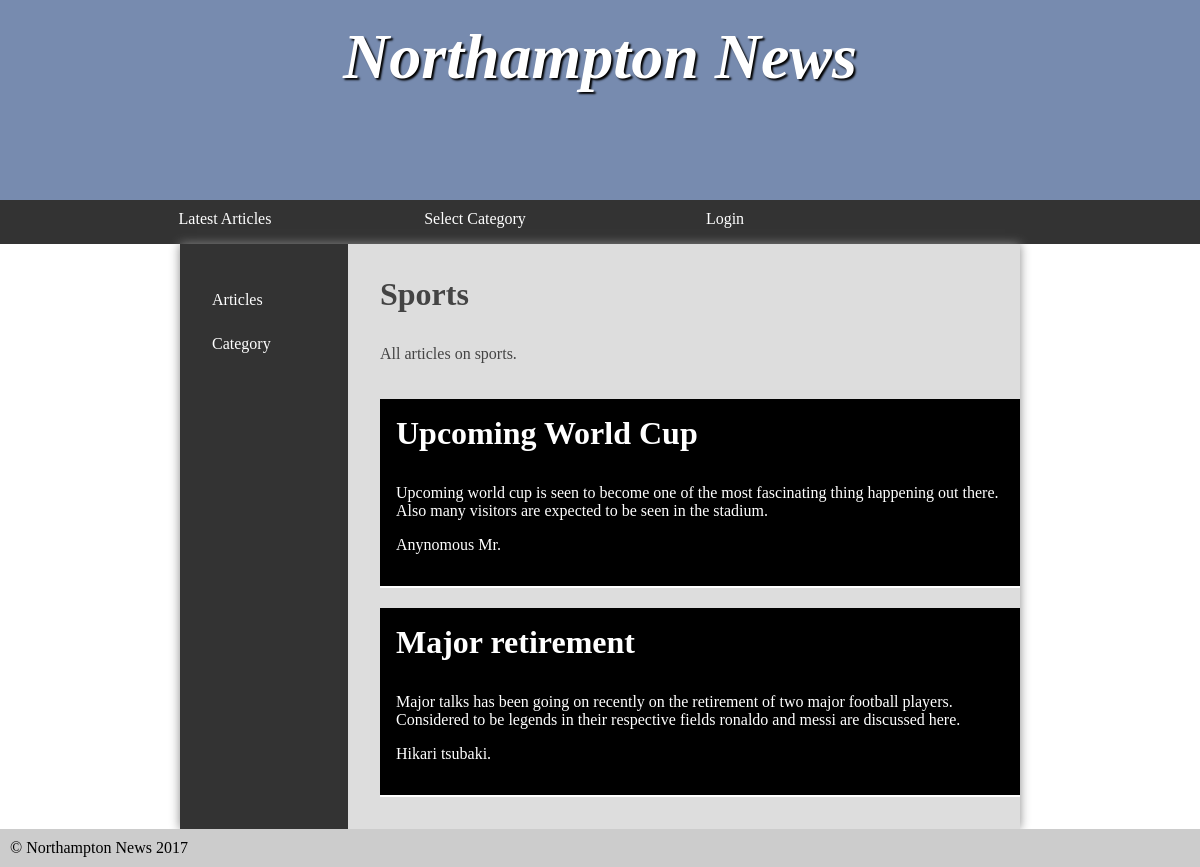
Screenshot of /categoryPage.php?catId=1 with the database file from the repository.
### tables this page shows
CREATE TABLE category(category_id int NOT NULL AUTO_INCREMENT,name VARCHAR(30),description VARCHAR(200),PRIMARY KEY (category_id));

CREATE TABLE article(article_id int NOT NULL AUTO_INCREMENT,title VARCHAR(100),publishDate DATE,latest_edit_date DATE,
author VARCHAR(20),categoryId int,content VARCHAR(5000),PRIMARY KEY (article_id),
FOREIGN KEY (categoryId) REFERENCES category(category_id));

### src/insertInto.php (called while the page is built, shortened)
<?php
require_once 'dbConnection.php';
function returnTitle($catId){
    $category_id = (int)$catId;
    global $connection;
    $titleSelection = "SELECT name FROM category WHERE category_id=:category_id";
    $getCatId = $connection->prepare($titleSelection);
    $getCatId->execute(['category_id'=>$category_id]);
    while($unVal = $getCatId->fetch(PDO::FETCH_ASSOC)){
        $valGot = $unVal['name'];
    }
    return $valGot;
}
?>

### src/categoryPage.php (the view, shortened to what this page needs)
<?php
require_once 'dbConnection.php';
require_once 'insertInto.php';
?>
<!DOCTYPE html>
<html>
	<head>
		<link rel="stylesheet" href="styles.css?v=<?php echo time();?>"/>
	</head>
	<body>
		<header>
			<section>
				<h1>Northampton News</h1>
			</section>
		</header>
		<nav>
			<ul>
				<li><a href="index.php">Latest Articles</a></li>
				<li><a href="#">Select Category</a>
				</li>
				<?php
					if(isset($_SESSION['onBoard'])){
						if($_SESSION['onBoard'] == false){
							echo '<li><a href="login.php">Login</a></li>';
						}
						else{
							echo '<li><a onClick="return logOut()" href="logout.php?loginStatus=true">Logout</a></li>';
						}
					}
					else{
						echo '<li><a href="login.php">Login</a></li>';
					}
				?>
			</ul>
		</nav>
		<main style="min-height:40vw;">
			<nav>
				<?php
					if(isset($_SESSION['onBoardUser'])){
						$valStatus = verifyAdmin($_SESSION['onBoardUser']);
							if($valStatus == true){
								echo '<ul>
								<li><a href="adminArticles.php">Articles</a></li>
								<li><a href="adminCategories.php">Categories</a></li>
								<li><a href="users.php">Users</a></li>
								<li><a href="manageAdmins.php">Manage Admin</a></li>
								</ul>';
							}
							else{
								echo '<ul>
								<li><a href="normalUserArticle.php">Articles</a></li>
								<li><a href="normalUserCategory.php">Category</a></li>
							</ul>';
							}
					}
					else{
						echo '<ul>
						<li><a href="normalUserArticle.php">Articles</a></li>
						<li><a href="normalUserCategory.php">Category</a></li>
					</ul>';
					}
				?>
			</nav>
			<article>
				<h2>
                    <?php
                         $val = returnTitle($_GET['catId']);
                         echo $val;
                     ?>
                </h2>
				<?php
					$reCatDetails = "SELECT * FROM category WHERE category_id=:category_id";
					$reCatDetailsP = $connection->prepare($reCatDetails);
					$reCatDetailsP->execute(['category_id'=>$_GET['catId']]);
					while($cartVal = $reCatDetailsP->fetch(PDO::FETCH_ASSOC)){
						echo '<p>'.$cartVal['description'].'</p>';
					}
				?>
                <?php
                    $category_id = (int)$_GET['catId'];
                    $catArtSelection = "SELECT article_id,title,author,content
                    FROM article
                    WHERE categoryId=:categoryId";
                    $getArtId = $connection->prepare($catArtSelection);
                    $getArtId->execute(['categoryId'=>$category_id]);
                    while($artVal = $getArtId->fetch(PDO::FETCH_ASSOC)){
						echo '<div class="outerConP">
						<div class="headStart">
						<h2><a class="hhk" href="article.php?artId='.$artVal['article_id'].'">'.$artVal['title'].'</a></h2>
						</div>
						<div class="contentStart">
							<p>'.$artVal['content'].'</p>
						</div>
						<div class="authorStart">
							<p>'.$artVal['author'].'</p>
						</div>';
				echo '</div>';
                    }
                ?>
			</article>
		</main>
		<footer>
			&copy; Northampton News 2017
		</footer>
	</body>
</html>

### src/styles.css (style rules this page uses)
* { margin: 0; padding: 0; }
html { font-family: 'Oxygen-Regular', times, verdana, sans-serif; }
body { background-color: #fff; }
header { background-color: #778baf ; color: white; height: 200px; }
nav { width: 100%; background-color: #333; overflow: auto; }
nav ul { width: 1000px; margin: auto; display: block; list-style-type: none; }
nav ul li { width: 25%; float: left; overflow: auto; text-align: center; }
nav a { color: white; padding-top: 10px; display: block; text-decoration: none; }
header section { display: block; }
header h1 { font-weight: bold; font-style: italic; }
h1 { font-size:4em; color: white; text-align: center; padding-top: 20px; text-shadow: 2px 2px 2px #000; }
main { min-height: 50vh; background-color: #ddd; width: 70vw; display: block; margin: auto; box-shadow: 0px 0px 10px #888; color:#444; }
main h2 { font-size:2em; }
p, li, h2 { margin-bottom: 1em; }
footer { background-color: #ccc; padding: 10px; }
ul { margin-left: 2em; }
main { display: table; }
main > article { display: table-cell; padding: 2em; }
main > nav { display: table-cell; width: 20%; padding: 2em; }
main > nav li { float: none; width: auto; text-align: left; }
main > nav ul { width: auto; }
.outerConP { display: inline-block; background-color: #000; padding: 2vh; border-bottom: 2px solid white; height:max-content; width: 100%; margin-right: 6vw; margin-top: 20px; color: white; }
.hhk { text-decoration: none; color: white; }

### rows the page displays
category: name "Sports", description "All articles on sports."
article: title "Upcoming World Cup", content "Upcoming world cup is seen to become one of the most fascinating thing happening out there. Also many visitors are expected to be seen in the stadium.", author "Anynomous Mr."
article: title "Major retirement", content "Major talks has been going on recently on the retirement of two major football players. Considered to be legends in their respective fields ronaldo and messi are discussed here.", author "Hikari tsubaki."
